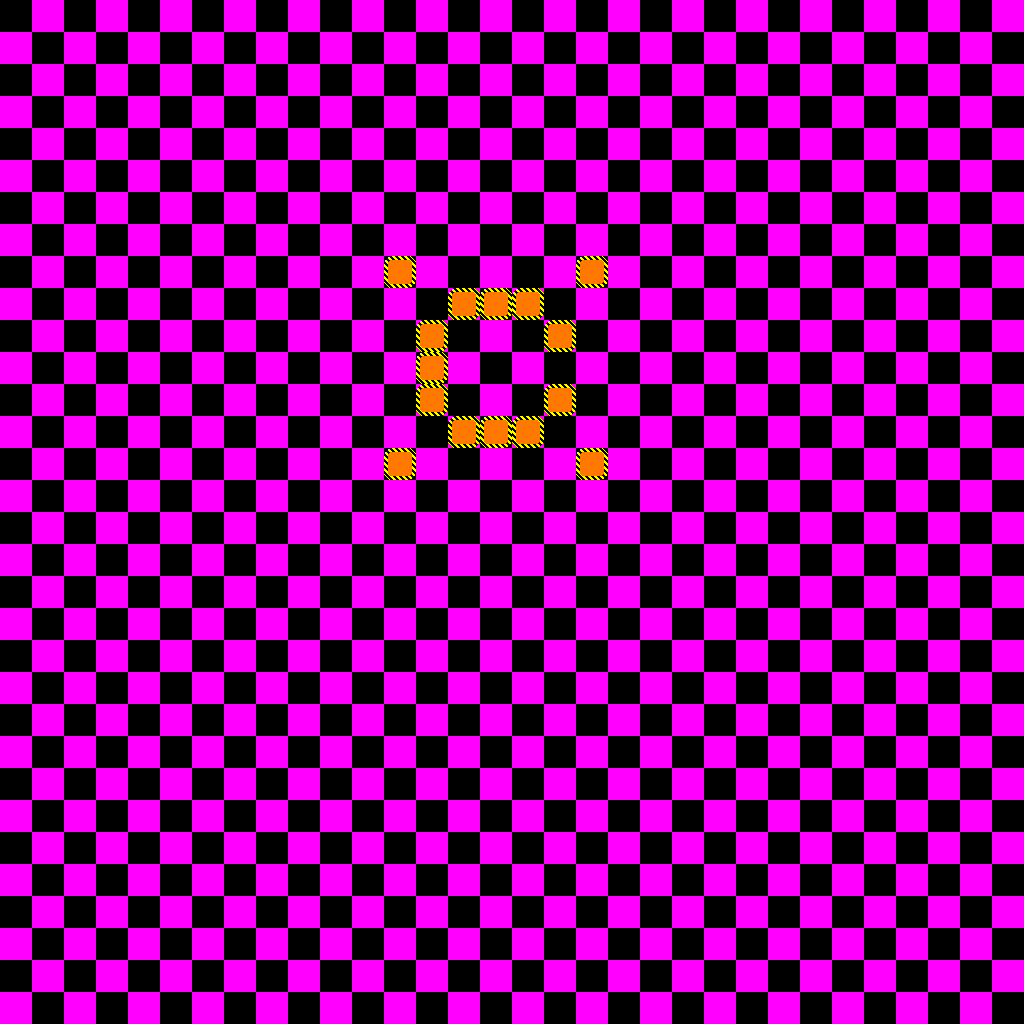

This is a level from a 2D game, rendered from its Tiled map with the project's own tilesets. A one-line summary and the map file follow, with tile-layer data summarised:
An orthogonal 32x32 tile map with 32x32 px tiles, 2 tile layers (Ground, Bumpers), 3 tilesets and 3 objects.

<map version="1.0" orientation="orthogonal" renderorder="right-up" width="32" height="32" tilewidth="32" tileheight="32" nextobjectid="29">
 <tileset firstgid="1" name="DevelopmentTileSet" tilewidth="32" tileheight="32" tilecount="16" columns="4">
  <image source="../../Sprites/DevelopmentSprites/DevelopmentTileSet.png" width="128" height="128" />
 </tileset>
 <tileset firstgid="17" name="OverworldTileSet" tilewidth="32" tileheight="32" tilecount="16" columns="4">
  <image source="../../Sprites/DevelopmentSprites/OverworldTileSet.png" width="128" height="128" />
 </tileset>
 <tileset firstgid="33" name="DungeonTileSet" tilewidth="32" tileheight="32" tilecount="16" columns="4">
  <image source="../../Sprites/DevelopmentSprites/DungeonTileSet.png" width="128" height="128" />
 </tileset>
 <layer name="Ground" width="32" height="32">
  <properties>
   <property name="unity:layer" value="Ground" />
  </properties>
  <data>[1024 cells, 1024 non-empty, 2 distinct tile ids]</data>
 </layer>
 <layer name="Bumpers" width="32" height="32">
  <properties>
   <property name="unity:layer" value="Walls" />
  </properties>
  <data>[1024 cells, 15 non-empty, 1 distinct tile ids]</data>
 </layer>
 <objectgroup name="Spawn">
  <properties>
   <property name="unity:layer" value="General" />
  </properties>
  <object id="25" gid="4" x="480" y="384" width="32" height="32">
   <properties>
    <property name="unity:tag" value="Spawn" />
   </properties>
  </object>
 </objectgroup>
 <objectgroup name="Boundries">
  <properties>
   <property name="unity:layer" value="Walls" />
  </properties>
  <object id="8" x="0" y="0">
   <properties>
    <property name="unity:layer" value="Walls" />
   </properties>
   <polyline points="0,0 1024,0 1024,1024 0,1024 0,0" />
  </object>
 </objectgroup>
 <objectgroup name="Enemies">
  <properties>
   <property name="unity:layer" value="Enemy" />
  </properties>
  <object id="27" gid="5" x="768" y="384" width="32" height="32">
   <properties>
    <property name="unity:layer" value="Enemy" />
   </properties>
  </object>
 </objectgroup>
</map>
